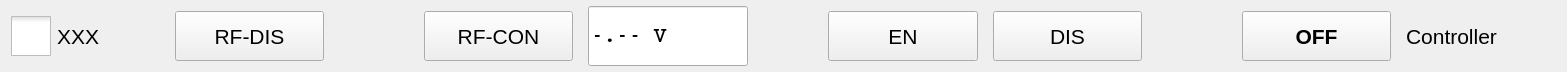
<?xml version="1.0" encoding="UTF-8"?>
<ui version="4.0">
 <class>CoordinatorRow</class>
 <widget class="QWidget" name="CoordinatorRow">
  <property name="geometry">
   <rect>
    <x>0</x>
    <y>0</y>
    <width>1567</width>
    <height>72</height>
   </rect>
  </property>
  <property name="sizePolicy">
   <sizepolicy hsizetype="Preferred" vsizetype="MinimumExpanding">
    <horstretch>0</horstretch>
    <verstretch>0</verstretch>
   </sizepolicy>
  </property>
  <property name="maximumSize">
   <size>
    <width>16777215</width>
    <height>80</height>
   </size>
  </property>
  <property name="font">
   <font>
    <pointsize>16</pointsize>
   </font>
  </property>
  <property name="windowTitle">
   <string>Form</string>
  </property>
  <layout class="QHBoxLayout" name="horizontalLayout">
   <property name="spacing">
    <number>15</number>
   </property>
   <property name="topMargin">
    <number>6</number>
   </property>
   <property name="rightMargin">
    <number>12</number>
   </property>
   <property name="bottomMargin">
    <number>6</number>
   </property>
   <item>
    <widget class="QCheckBox" name="shouldCoordinate_checkBox">
     <property name="sizePolicy">
      <sizepolicy hsizetype="Minimum" vsizetype="Fixed">
       <horstretch>0</horstretch>
       <verstretch>0</verstretch>
      </sizepolicy>
     </property>
     <property name="minimumSize">
      <size>
       <width>120</width>
       <height>40</height>
      </size>
     </property>
     <property name="maximumSize">
      <size>
       <width>16777215</width>
       <height>40</height>
      </size>
     </property>
     <property name="font">
      <font>
       <pointsize>16</pointsize>
      </font>
     </property>
     <property name="styleSheet">
      <string notr="true">QCheckBox::indicator{ width:40px ; height:40px }</string>
     </property>
     <property name="text">
      <string>XXX</string>
     </property>
     <property name="checkable">
      <bool>true</bool>
     </property>
    </widget>
   </item>
   <item>
    <widget class="QPushButton" name="rf_disconnect_button">
     <property name="minimumSize">
      <size>
       <width>0</width>
       <height>50</height>
      </size>
     </property>
     <property name="maximumSize">
      <size>
       <width>16777215</width>
       <height>50</height>
      </size>
     </property>
     <property name="text">
      <string>RF-DIS</string>
     </property>
    </widget>
   </item>
   <item>
    <widget class="QLabel" name="rf_status_label">
     <property name="sizePolicy">
      <sizepolicy hsizetype="Fixed" vsizetype="Fixed">
       <horstretch>0</horstretch>
       <verstretch>0</verstretch>
      </sizepolicy>
     </property>
     <property name="minimumSize">
      <size>
       <width>70</width>
       <height>50</height>
      </size>
     </property>
     <property name="maximumSize">
      <size>
       <width>70</width>
       <height>50</height>
      </size>
     </property>
     <property name="text">
      <string/>
     </property>
    </widget>
   </item>
   <item>
    <widget class="QPushButton" name="rf_connect_button">
     <property name="minimumSize">
      <size>
       <width>0</width>
       <height>50</height>
      </size>
     </property>
     <property name="maximumSize">
      <size>
       <width>16777215</width>
       <height>50</height>
      </size>
     </property>
     <property name="text">
      <string>RF-CON</string>
     </property>
    </widget>
   </item>
   <item>
    <widget class="QLineEdit" name="battery_voltage_lineEdit">
     <property name="sizePolicy">
      <sizepolicy hsizetype="Fixed" vsizetype="Fixed">
       <horstretch>0</horstretch>
       <verstretch>0</verstretch>
      </sizepolicy>
     </property>
     <property name="minimumSize">
      <size>
       <width>160</width>
       <height>60</height>
      </size>
     </property>
     <property name="maximumSize">
      <size>
       <width>160</width>
       <height>60</height>
      </size>
     </property>
     <property name="font">
      <font>
       <family>Courier</family>
       <weight>75</weight>
       <bold>true</bold>
      </font>
     </property>
     <property name="text">
      <string>-.-- V</string>
     </property>
    </widget>
   </item>
   <item>
    <widget class="QLabel" name="battery_status_label">
     <property name="minimumSize">
      <size>
       <width>50</width>
       <height>50</height>
      </size>
     </property>
     <property name="maximumSize">
      <size>
       <width>50</width>
       <height>50</height>
      </size>
     </property>
     <property name="text">
      <string/>
     </property>
    </widget>
   </item>
   <item>
    <widget class="QPushButton" name="enable_flying_button">
     <property name="minimumSize">
      <size>
       <width>0</width>
       <height>50</height>
      </size>
     </property>
     <property name="maximumSize">
      <size>
       <width>16777215</width>
       <height>50</height>
      </size>
     </property>
     <property name="text">
      <string>EN</string>
     </property>
    </widget>
   </item>
   <item>
    <widget class="QPushButton" name="disable_flying_button">
     <property name="minimumSize">
      <size>
       <width>0</width>
       <height>50</height>
      </size>
     </property>
     <property name="maximumSize">
      <size>
       <width>16777215</width>
       <height>50</height>
      </size>
     </property>
     <property name="text">
      <string>DIS</string>
     </property>
    </widget>
   </item>
   <item>
    <widget class="QLabel" name="flying_state_label">
     <property name="sizePolicy">
      <sizepolicy hsizetype="Fixed" vsizetype="Fixed">
       <horstretch>0</horstretch>
       <verstretch>0</verstretch>
      </sizepolicy>
     </property>
     <property name="minimumSize">
      <size>
       <width>70</width>
       <height>50</height>
      </size>
     </property>
     <property name="maximumSize">
      <size>
       <width>70</width>
       <height>50</height>
      </size>
     </property>
     <property name="text">
      <string/>
     </property>
    </widget>
   </item>
   <item>
    <widget class="QPushButton" name="motors_off_button">
     <property name="minimumSize">
      <size>
       <width>0</width>
       <height>50</height>
      </size>
     </property>
     <property name="maximumSize">
      <size>
       <width>16777215</width>
       <height>50</height>
      </size>
     </property>
     <property name="font">
      <font>
       <weight>75</weight>
       <bold>true</bold>
      </font>
     </property>
     <property name="text">
      <string>OFF</string>
     </property>
    </widget>
   </item>
   <item>
    <widget class="QLabel" name="controller_enabled_label">
     <property name="text">
      <string>Controller</string>
     </property>
    </widget>
   </item>
  </layout>
 </widget>
 <resources/>
 <connections/>
</ui>
